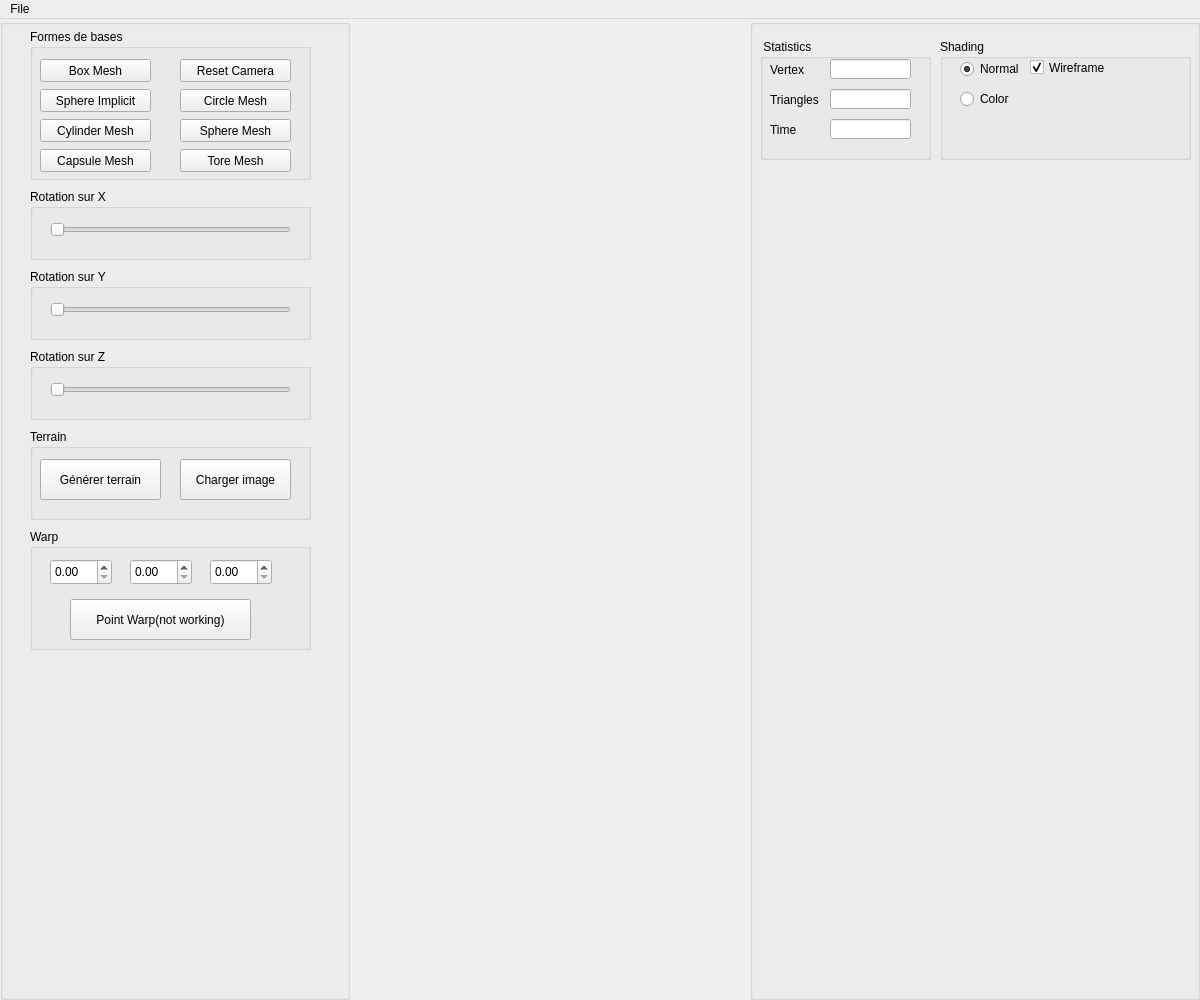
<?xml version="1.0" encoding="UTF-8"?>
<ui version="4.0">
 <class>Assets</class>
 <widget class="QMainWindow" name="Assets">
  <property name="geometry">
   <rect>
    <x>0</x>
    <y>0</y>
    <width>1200</width>
    <height>1000</height>
   </rect>
  </property>
  <property name="minimumSize">
   <size>
    <width>420</width>
    <height>300</height>
   </size>
  </property>
  <property name="windowTitle">
   <string>Implicit Terrain</string>
  </property>
  <widget class="QWidget" name="centralwidget">
   <layout class="QHBoxLayout">
    <property name="spacing">
     <number>0</number>
    </property>
    <property name="leftMargin">
     <number>0</number>
    </property>
    <property name="topMargin">
     <number>0</number>
    </property>
    <property name="rightMargin">
     <number>0</number>
    </property>
    <property name="bottomMargin">
     <number>0</number>
    </property>
    <item>
     <widget class="QGroupBox" name="Objects_groupBox">
      <property name="enabled">
       <bool>true</bool>
      </property>
      <property name="sizePolicy">
       <sizepolicy hsizetype="Fixed" vsizetype="Minimum">
        <horstretch>0</horstretch>
        <verstretch>0</verstretch>
       </sizepolicy>
      </property>
      <property name="minimumSize">
       <size>
        <width>350</width>
        <height>250</height>
       </size>
      </property>
      <property name="title">
       <string/>
      </property>
      <widget class="QGroupBox" name="groupBox">
       <property name="geometry">
        <rect>
         <x>30</x>
         <y>170</y>
         <width>281</width>
         <height>71</height>
        </rect>
       </property>
       <property name="title">
        <string>Rotation sur X</string>
       </property>
       <widget class="QSlider" name="sliderX">
        <property name="geometry">
         <rect>
          <x>20</x>
          <y>30</y>
          <width>241</width>
          <height>22</height>
         </rect>
        </property>
        <property name="tabletTracking">
         <bool>false</bool>
        </property>
        <property name="minimum">
         <number>0</number>
        </property>
        <property name="maximum">
         <number>360</number>
        </property>
        <property name="orientation">
         <enum>Qt::Horizontal</enum>
        </property>
       </widget>
      </widget>
      <widget class="QGroupBox" name="groupBox_2">
       <property name="geometry">
        <rect>
         <x>30</x>
         <y>250</y>
         <width>281</width>
         <height>71</height>
        </rect>
       </property>
       <property name="title">
        <string>Rotation sur Y</string>
       </property>
       <widget class="QSlider" name="sliderY">
        <property name="geometry">
         <rect>
          <x>20</x>
          <y>30</y>
          <width>241</width>
          <height>22</height>
         </rect>
        </property>
        <property name="tabletTracking">
         <bool>false</bool>
        </property>
        <property name="minimum">
         <number>0</number>
        </property>
        <property name="maximum">
         <number>360</number>
        </property>
        <property name="orientation">
         <enum>Qt::Horizontal</enum>
        </property>
       </widget>
      </widget>
      <widget class="QGroupBox" name="groupBox_3">
       <property name="geometry">
        <rect>
         <x>30</x>
         <y>330</y>
         <width>281</width>
         <height>71</height>
        </rect>
       </property>
       <property name="title">
        <string>Rotation sur Z</string>
       </property>
       <widget class="QSlider" name="sliderZ">
        <property name="geometry">
         <rect>
          <x>20</x>
          <y>30</y>
          <width>241</width>
          <height>22</height>
         </rect>
        </property>
        <property name="tabletTracking">
         <bool>false</bool>
        </property>
        <property name="minimum">
         <number>0</number>
        </property>
        <property name="maximum">
         <number>360</number>
        </property>
        <property name="orientation">
         <enum>Qt::Horizontal</enum>
        </property>
       </widget>
      </widget>
      <widget class="QGroupBox" name="groupBox_5">
       <property name="geometry">
        <rect>
         <x>30</x>
         <y>10</y>
         <width>281</width>
         <height>151</height>
        </rect>
       </property>
       <property name="title">
        <string>Formes de bases</string>
       </property>
       <widget class="QPushButton" name="toreMesh">
        <property name="geometry">
         <rect>
          <x>150</x>
          <y>120</y>
          <width>111</width>
          <height>23</height>
         </rect>
        </property>
        <property name="toolTip">
         <string>&lt;!DOCTYPE HTML PUBLIC &quot;-//W3C//DTD HTML 4.0//EN&quot; &quot;http://www.w3.org/TR/REC-html40/strict.dtd&quot;&gt;
&lt;html&gt;&lt;head&gt;&lt;meta name=&quot;qrichtext&quot; content=&quot;1&quot; /&gt;&lt;style type=&quot;text/css&quot;&gt;
p, li { white-space: pre-wrap; }
&lt;/style&gt;&lt;/head&gt;&lt;body style=&quot; font-family:'MS Shell Dlg 2'; font-size:8pt; font-weight:400; font-style:normal;&quot;&gt;
&lt;p style=&quot; margin-top:0px; margin-bottom:0px; margin-left:0px; margin-right:0px; -qt-block-indent:0; text-indent:0px;&quot;&gt;&lt;span style=&quot; color:#5500ff;&quot;&gt;Callback #01&lt;/span&gt;&lt;/p&gt;
&lt;p style=&quot; margin-top:0px; margin-bottom:0px; margin-left:0px; margin-right:0px; -qt-block-indent:0; text-indent:0px;&quot;&gt;&lt;span style=&quot; font-style:italic; color:#aa00ff;&quot;&gt;Create Eurographics 1996 Bear&lt;/span&gt;&lt;/p&gt;&lt;/body&gt;&lt;/html&gt;</string>
        </property>
        <property name="text">
         <string>Tore Mesh</string>
        </property>
        <property name="checkable">
         <bool>false</bool>
        </property>
       </widget>
       <widget class="QPushButton" name="capsuleMesh">
        <property name="geometry">
         <rect>
          <x>10</x>
          <y>120</y>
          <width>111</width>
          <height>23</height>
         </rect>
        </property>
        <property name="toolTip">
         <string>&lt;!DOCTYPE HTML PUBLIC &quot;-//W3C//DTD HTML 4.0//EN&quot; &quot;http://www.w3.org/TR/REC-html40/strict.dtd&quot;&gt;
&lt;html&gt;&lt;head&gt;&lt;meta name=&quot;qrichtext&quot; content=&quot;1&quot; /&gt;&lt;style type=&quot;text/css&quot;&gt;
p, li { white-space: pre-wrap; }
&lt;/style&gt;&lt;/head&gt;&lt;body style=&quot; font-family:'MS Shell Dlg 2'; font-size:8pt; font-weight:400; font-style:normal;&quot;&gt;
&lt;p style=&quot; margin-top:0px; margin-bottom:0px; margin-left:0px; margin-right:0px; -qt-block-indent:0; text-indent:0px;&quot;&gt;&lt;span style=&quot; color:#5500ff;&quot;&gt;Callback #01&lt;/span&gt;&lt;/p&gt;
&lt;p style=&quot; margin-top:0px; margin-bottom:0px; margin-left:0px; margin-right:0px; -qt-block-indent:0; text-indent:0px;&quot;&gt;&lt;span style=&quot; font-style:italic; color:#aa00ff;&quot;&gt;Create Eurographics 1996 Bear&lt;/span&gt;&lt;/p&gt;&lt;/body&gt;&lt;/html&gt;</string>
        </property>
        <property name="text">
         <string>Capsule Mesh</string>
        </property>
        <property name="checkable">
         <bool>false</bool>
        </property>
       </widget>
       <widget class="QPushButton" name="sphereMesh">
        <property name="geometry">
         <rect>
          <x>150</x>
          <y>90</y>
          <width>111</width>
          <height>23</height>
         </rect>
        </property>
        <property name="toolTip">
         <string>&lt;!DOCTYPE HTML PUBLIC &quot;-//W3C//DTD HTML 4.0//EN&quot; &quot;http://www.w3.org/TR/REC-html40/strict.dtd&quot;&gt;
&lt;html&gt;&lt;head&gt;&lt;meta name=&quot;qrichtext&quot; content=&quot;1&quot; /&gt;&lt;style type=&quot;text/css&quot;&gt;
p, li { white-space: pre-wrap; }
&lt;/style&gt;&lt;/head&gt;&lt;body style=&quot; font-family:'MS Shell Dlg 2'; font-size:8pt; font-weight:400; font-style:normal;&quot;&gt;
&lt;p style=&quot; margin-top:0px; margin-bottom:0px; margin-left:0px; margin-right:0px; -qt-block-indent:0; text-indent:0px;&quot;&gt;&lt;span style=&quot; color:#5500ff;&quot;&gt;Callback #01&lt;/span&gt;&lt;/p&gt;
&lt;p style=&quot; margin-top:0px; margin-bottom:0px; margin-left:0px; margin-right:0px; -qt-block-indent:0; text-indent:0px;&quot;&gt;&lt;span style=&quot; font-style:italic; color:#aa00ff;&quot;&gt;Create Eurographics 1996 Bear&lt;/span&gt;&lt;/p&gt;&lt;/body&gt;&lt;/html&gt;</string>
        </property>
        <property name="text">
         <string>Sphere Mesh</string>
        </property>
        <property name="checkable">
         <bool>false</bool>
        </property>
       </widget>
       <widget class="QPushButton" name="cylinderMesh">
        <property name="geometry">
         <rect>
          <x>10</x>
          <y>90</y>
          <width>111</width>
          <height>23</height>
         </rect>
        </property>
        <property name="toolTip">
         <string>&lt;!DOCTYPE HTML PUBLIC &quot;-//W3C//DTD HTML 4.0//EN&quot; &quot;http://www.w3.org/TR/REC-html40/strict.dtd&quot;&gt;
&lt;html&gt;&lt;head&gt;&lt;meta name=&quot;qrichtext&quot; content=&quot;1&quot; /&gt;&lt;style type=&quot;text/css&quot;&gt;
p, li { white-space: pre-wrap; }
&lt;/style&gt;&lt;/head&gt;&lt;body style=&quot; font-family:'MS Shell Dlg 2'; font-size:8pt; font-weight:400; font-style:normal;&quot;&gt;
&lt;p style=&quot; margin-top:0px; margin-bottom:0px; margin-left:0px; margin-right:0px; -qt-block-indent:0; text-indent:0px;&quot;&gt;&lt;span style=&quot; color:#5500ff;&quot;&gt;Callback #01&lt;/span&gt;&lt;/p&gt;
&lt;p style=&quot; margin-top:0px; margin-bottom:0px; margin-left:0px; margin-right:0px; -qt-block-indent:0; text-indent:0px;&quot;&gt;&lt;span style=&quot; font-style:italic; color:#aa00ff;&quot;&gt;Create Eurographics 1996 Bear&lt;/span&gt;&lt;/p&gt;&lt;/body&gt;&lt;/html&gt;</string>
        </property>
        <property name="text">
         <string>Cylinder Mesh</string>
        </property>
        <property name="checkable">
         <bool>false</bool>
        </property>
       </widget>
       <widget class="QPushButton" name="circleMesh">
        <property name="geometry">
         <rect>
          <x>150</x>
          <y>60</y>
          <width>111</width>
          <height>23</height>
         </rect>
        </property>
        <property name="toolTip">
         <string>&lt;!DOCTYPE HTML PUBLIC &quot;-//W3C//DTD HTML 4.0//EN&quot; &quot;http://www.w3.org/TR/REC-html40/strict.dtd&quot;&gt;
&lt;html&gt;&lt;head&gt;&lt;meta name=&quot;qrichtext&quot; content=&quot;1&quot; /&gt;&lt;style type=&quot;text/css&quot;&gt;
p, li { white-space: pre-wrap; }
&lt;/style&gt;&lt;/head&gt;&lt;body style=&quot; font-family:'MS Shell Dlg 2'; font-size:8pt; font-weight:400; font-style:normal;&quot;&gt;
&lt;p style=&quot; margin-top:0px; margin-bottom:0px; margin-left:0px; margin-right:0px; -qt-block-indent:0; text-indent:0px;&quot;&gt;&lt;span style=&quot; color:#5500ff;&quot;&gt;Callback #01&lt;/span&gt;&lt;/p&gt;
&lt;p style=&quot; margin-top:0px; margin-bottom:0px; margin-left:0px; margin-right:0px; -qt-block-indent:0; text-indent:0px;&quot;&gt;&lt;span style=&quot; font-style:italic; color:#aa00ff;&quot;&gt;Create Eurographics 1996 Bear&lt;/span&gt;&lt;/p&gt;&lt;/body&gt;&lt;/html&gt;</string>
        </property>
        <property name="text">
         <string>Circle Mesh</string>
        </property>
        <property name="checkable">
         <bool>false</bool>
        </property>
       </widget>
       <widget class="QPushButton" name="resetcameraButton">
        <property name="geometry">
         <rect>
          <x>150</x>
          <y>30</y>
          <width>111</width>
          <height>23</height>
         </rect>
        </property>
        <property name="toolTip">
         <string>&lt;html&gt;&lt;head/&gt;&lt;body&gt;&lt;p&gt;&lt;span style=&quot; color:#5500ff;&quot;&gt;Callback #03&lt;/span&gt;&lt;/p&gt;&lt;p&gt;&lt;span style=&quot; font-style:italic; color:#aa00ff;&quot;&gt;Create Eurographics 1996 Bird&lt;/span&gt;&lt;/p&gt;&lt;/body&gt;&lt;/html&gt;</string>
        </property>
        <property name="text">
         <string>Reset Camera</string>
        </property>
        <property name="checkable">
         <bool>true</bool>
        </property>
        <property name="autoDefault">
         <bool>false</bool>
        </property>
        <property name="default">
         <bool>false</bool>
        </property>
        <property name="flat">
         <bool>false</bool>
        </property>
       </widget>
       <widget class="QPushButton" name="sphereImplicit">
        <property name="geometry">
         <rect>
          <x>10</x>
          <y>60</y>
          <width>111</width>
          <height>23</height>
         </rect>
        </property>
        <property name="toolTip">
         <string>&lt;!DOCTYPE HTML PUBLIC &quot;-//W3C//DTD HTML 4.0//EN&quot; &quot;http://www.w3.org/TR/REC-html40/strict.dtd&quot;&gt;
&lt;html&gt;&lt;head&gt;&lt;meta name=&quot;qrichtext&quot; content=&quot;1&quot; /&gt;&lt;style type=&quot;text/css&quot;&gt;
p, li { white-space: pre-wrap; }
&lt;/style&gt;&lt;/head&gt;&lt;body style=&quot; font-family:'MS Shell Dlg 2'; font-size:8pt; font-weight:400; font-style:normal;&quot;&gt;
&lt;p style=&quot; margin-top:0px; margin-bottom:0px; margin-left:0px; margin-right:0px; -qt-block-indent:0; text-indent:0px;&quot;&gt;&lt;span style=&quot; color:#5500ff;&quot;&gt;Callback #01&lt;/span&gt;&lt;/p&gt;
&lt;p style=&quot; margin-top:0px; margin-bottom:0px; margin-left:0px; margin-right:0px; -qt-block-indent:0; text-indent:0px;&quot;&gt;&lt;span style=&quot; font-style:italic; color:#aa00ff;&quot;&gt;Create Eurographics 1996 Bear&lt;/span&gt;&lt;/p&gt;&lt;/body&gt;&lt;/html&gt;</string>
        </property>
        <property name="text">
         <string>Sphere Implicit</string>
        </property>
        <property name="checkable">
         <bool>false</bool>
        </property>
       </widget>
       <widget class="QPushButton" name="boxMesh">
        <property name="geometry">
         <rect>
          <x>10</x>
          <y>30</y>
          <width>111</width>
          <height>23</height>
         </rect>
        </property>
        <property name="toolTip">
         <string>&lt;!DOCTYPE HTML PUBLIC &quot;-//W3C//DTD HTML 4.0//EN&quot; &quot;http://www.w3.org/TR/REC-html40/strict.dtd&quot;&gt;
&lt;html&gt;&lt;head&gt;&lt;meta name=&quot;qrichtext&quot; content=&quot;1&quot; /&gt;&lt;style type=&quot;text/css&quot;&gt;
p, li { white-space: pre-wrap; }
&lt;/style&gt;&lt;/head&gt;&lt;body style=&quot; font-family:'MS Shell Dlg 2'; font-size:8pt; font-weight:400; font-style:normal;&quot;&gt;
&lt;p style=&quot; margin-top:0px; margin-bottom:0px; margin-left:0px; margin-right:0px; -qt-block-indent:0; text-indent:0px;&quot;&gt;&lt;span style=&quot; color:#5500ff;&quot;&gt;Callback #01&lt;/span&gt;&lt;/p&gt;
&lt;p style=&quot; margin-top:0px; margin-bottom:0px; margin-left:0px; margin-right:0px; -qt-block-indent:0; text-indent:0px;&quot;&gt;&lt;span style=&quot; font-style:italic; color:#aa00ff;&quot;&gt;Create Eurographics 1996 Bear&lt;/span&gt;&lt;/p&gt;&lt;/body&gt;&lt;/html&gt;</string>
        </property>
        <property name="text">
         <string>Box Mesh</string>
        </property>
        <property name="checkable">
         <bool>false</bool>
        </property>
       </widget>
      </widget>
      <widget class="QGroupBox" name="groupBox_6">
       <property name="geometry">
        <rect>
         <x>30</x>
         <y>410</y>
         <width>281</width>
         <height>91</height>
        </rect>
       </property>
       <property name="title">
        <string>Terrain</string>
       </property>
       <widget class="QPushButton" name="loadImage">
        <property name="geometry">
         <rect>
          <x>150</x>
          <y>30</y>
          <width>111</width>
          <height>41</height>
         </rect>
        </property>
        <property name="text">
         <string>Charger image</string>
        </property>
       </widget>
       <widget class="QPushButton" name="createField">
        <property name="geometry">
         <rect>
          <x>10</x>
          <y>30</y>
          <width>121</width>
          <height>41</height>
         </rect>
        </property>
        <property name="text">
         <string>Générer terrain</string>
        </property>
       </widget>
      </widget>
      <widget class="QDoubleSpinBox" name="vectorX">
       <property name="geometry">
        <rect>
         <x>50</x>
         <y>540</y>
         <width>62</width>
         <height>26</height>
        </rect>
       </property>
      </widget>
      <widget class="QDoubleSpinBox" name="vectorY">
       <property name="geometry">
        <rect>
         <x>130</x>
         <y>540</y>
         <width>62</width>
         <height>26</height>
        </rect>
       </property>
      </widget>
      <widget class="QDoubleSpinBox" name="vectorZ">
       <property name="geometry">
        <rect>
         <x>210</x>
         <y>540</y>
         <width>62</width>
         <height>26</height>
        </rect>
       </property>
      </widget>
      <widget class="QGroupBox" name="groupBox_7">
       <property name="geometry">
        <rect>
         <x>30</x>
         <y>510</y>
         <width>281</width>
         <height>121</height>
        </rect>
       </property>
       <property name="title">
        <string>Warp</string>
       </property>
       <widget class="QPushButton" name="pointWarp">
        <property name="geometry">
         <rect>
          <x>40</x>
          <y>70</y>
          <width>181</width>
          <height>41</height>
         </rect>
        </property>
        <property name="text">
         <string>Point Warp(not working)</string>
        </property>
       </widget>
      </widget>
      <zorder>groupBox_7</zorder>
      <zorder>groupBox_6</zorder>
      <zorder>groupBox_5</zorder>
      <zorder>groupBox</zorder>
      <zorder>groupBox_2</zorder>
      <zorder>groupBox_3</zorder>
      <zorder>vectorX</zorder>
      <zorder>vectorY</zorder>
      <zorder>vectorZ</zorder>
     </widget>
    </item>
    <item>
     <widget class="QWidget" name="widget_GL" native="true"/>
    </item>
    <item>
     <widget class="QGroupBox" name="Parameters_groupBox">
      <property name="sizePolicy">
       <sizepolicy hsizetype="Maximum" vsizetype="Minimum">
        <horstretch>0</horstretch>
        <verstretch>0</verstretch>
       </sizepolicy>
      </property>
      <property name="minimumSize">
       <size>
        <width>450</width>
        <height>141</height>
       </size>
      </property>
      <property name="title">
       <string/>
      </property>
      <widget class="QGroupBox" name="groupBox_4">
       <property name="geometry">
        <rect>
         <x>10</x>
         <y>20</y>
         <width>171</width>
         <height>121</height>
        </rect>
       </property>
       <property name="title">
        <string> Statistics</string>
       </property>
       <widget class="QLabel" name="label_2">
        <property name="geometry">
         <rect>
          <x>10</x>
          <y>20</y>
          <width>61</width>
          <height>21</height>
         </rect>
        </property>
        <property name="text">
         <string>Vertex</string>
        </property>
       </widget>
       <widget class="QLineEdit" name="lineEdit_2">
        <property name="geometry">
         <rect>
          <x>70</x>
          <y>50</y>
          <width>81</width>
          <height>20</height>
         </rect>
        </property>
        <property name="alignment">
         <set>Qt::AlignRight|Qt::AlignTrailing|Qt::AlignVCenter</set>
        </property>
       </widget>
       <widget class="QLabel" name="label_3">
        <property name="geometry">
         <rect>
          <x>10</x>
          <y>50</y>
          <width>61</width>
          <height>21</height>
         </rect>
        </property>
        <property name="text">
         <string>Triangles</string>
        </property>
       </widget>
       <widget class="QLineEdit" name="lineEdit">
        <property name="geometry">
         <rect>
          <x>70</x>
          <y>20</y>
          <width>81</width>
          <height>20</height>
         </rect>
        </property>
        <property name="text">
         <string/>
        </property>
        <property name="alignment">
         <set>Qt::AlignRight|Qt::AlignTrailing|Qt::AlignVCenter</set>
        </property>
       </widget>
       <widget class="QLineEdit" name="elapsedTime">
        <property name="geometry">
         <rect>
          <x>70</x>
          <y>80</y>
          <width>81</width>
          <height>20</height>
         </rect>
        </property>
        <property name="alignment">
         <set>Qt::AlignRight|Qt::AlignTrailing|Qt::AlignVCenter</set>
        </property>
       </widget>
       <widget class="QLabel" name="label_4">
        <property name="geometry">
         <rect>
          <x>10</x>
          <y>80</y>
          <width>61</width>
          <height>21</height>
         </rect>
        </property>
        <property name="text">
         <string>Time</string>
        </property>
       </widget>
      </widget>
      <widget class="QGroupBox" name="groupBox_13">
       <property name="geometry">
        <rect>
         <x>190</x>
         <y>20</y>
         <width>251</width>
         <height>121</height>
        </rect>
       </property>
       <property name="title">
        <string>Shading</string>
       </property>
       <widget class="QRadioButton" name="radioShadingButton_1">
        <property name="geometry">
         <rect>
          <x>20</x>
          <y>20</y>
          <width>61</width>
          <height>20</height>
         </rect>
        </property>
        <property name="text">
         <string>Normal</string>
        </property>
        <property name="checked">
         <bool>true</bool>
        </property>
       </widget>
       <widget class="QCheckBox" name="wireframe">
        <property name="geometry">
         <rect>
          <x>90</x>
          <y>20</y>
          <width>81</width>
          <height>17</height>
         </rect>
        </property>
        <property name="text">
         <string>Wireframe</string>
        </property>
        <property name="checked">
         <bool>true</bool>
        </property>
       </widget>
       <widget class="QRadioButton" name="radioShadingButton_2">
        <property name="geometry">
         <rect>
          <x>20</x>
          <y>50</y>
          <width>61</width>
          <height>20</height>
         </rect>
        </property>
        <property name="text">
         <string>Color</string>
        </property>
        <property name="checked">
         <bool>false</bool>
        </property>
       </widget>
      </widget>
     </widget>
    </item>
   </layout>
  </widget>
  <widget class="QMenuBar" name="menubar">
   <property name="geometry">
    <rect>
     <x>0</x>
     <y>0</y>
     <width>1200</width>
     <height>26</height>
    </rect>
   </property>
   <widget class="QMenu" name="menuFile">
    <property name="title">
     <string>File</string>
    </property>
   </widget>
   <addaction name="menuFile"/>
  </widget>
  <action name="actionExit">
   <property name="text">
    <string>Exit</string>
   </property>
   <property name="shortcut">
    <string>Esc</string>
   </property>
  </action>
  <action name="actionNew_Scene">
   <property name="text">
    <string>New Scene</string>
   </property>
  </action>
  <action name="actionExport_obj">
   <property name="text">
    <string>OBJ File (.obj)</string>
   </property>
  </action>
  <action name="actionExport_ma">
   <property name="text">
    <string>Maya File (.ma)</string>
   </property>
  </action>
  <action name="actionLoad_ma">
   <property name="text">
    <string>Load</string>
   </property>
  </action>
  <action name="actionGL">
   <property name="text">
    <string>GL</string>
   </property>
  </action>
  <action name="actionVectorized">
   <property name="text">
    <string>Vectorized</string>
   </property>
  </action>
  <action name="actionExport_svg">
   <property name="text">
    <string>SVG File (.svg)</string>
   </property>
  </action>
  <action name="actionSphere_Tracing_png">
   <property name="text">
    <string>Sphere Tracing (.png)</string>
   </property>
  </action>
 </widget>
 <resources/>
 <connections/>
</ui>
